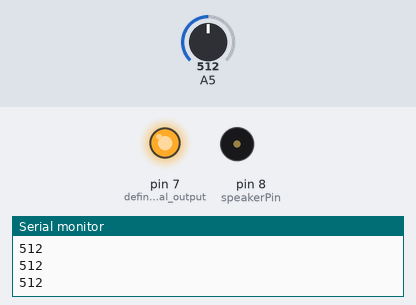
This sketch was run on a simulated Arduino Uno, built with avr-gcc and run on an emulated ATmega328P. Shown: output pins drawn as LEDs (lit = HIGH), buzzer (waves = sounding, pin HIGH), the last lines printed to the serial monitor. The inputs (shaded band) are chosen by the test bench; at power-on: A5 = 512.

Above: at 1.2 s.
1.3 s: A5 set to 484
At 2.3 s:
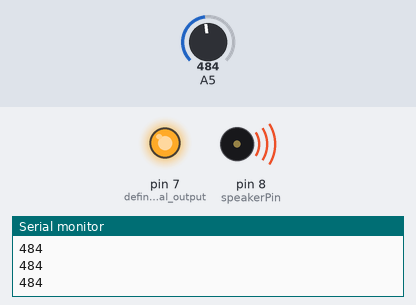
2.8 s: A5 set to 510
At 3.5 s:
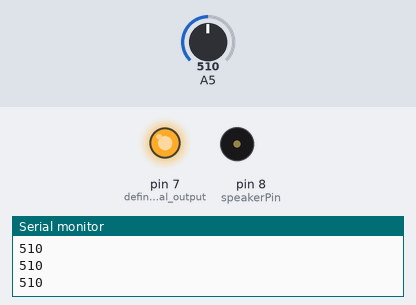
4.3 s: A5 set to 490
At 4.6 s:
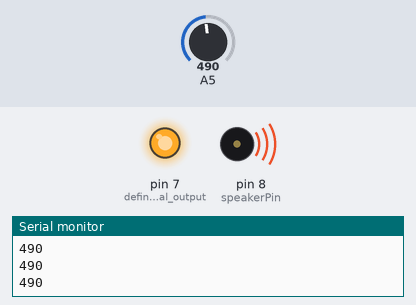
Timing chart, 0 to 7.3 s (numbered marks = the images above; inputs shaded):
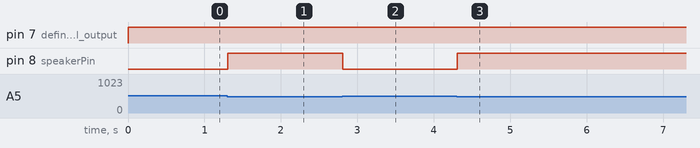

Measured:
- the behaviour switches between 500 and 499 on A5 (found by bisection; images 0 and 1)
- after the input at 1.3 s, pin 8 (speakerPin): LOW → HIGH at once
- after the input at 2.8 s, pin 8 (speakerPin): HIGH → LOW at once
- after the input at 4.3 s, pin 8 (speakerPin): LOW → HIGH at once

The sketch:

alarmalaser.ino
```cpp
int brillo;
int speakerPin = 8;

void setup ()
{
   pinMode (7, OUTPUT); // define the digital output interface 7 feet
   pinMode (8, OUTPUT); // define the digital output interface 7 feet
   Serial.begin(9600);

}
void loop () {

   brillo = analogRead(A5);
   Serial.println(brillo);
   digitalWrite (7, HIGH); // open the laser head

   if (brillo < 500) {
    digitalWrite(speakerPin, HIGH);
   }
   else{
    digitalWrite (speakerPin, LOW);
   }
}
```
